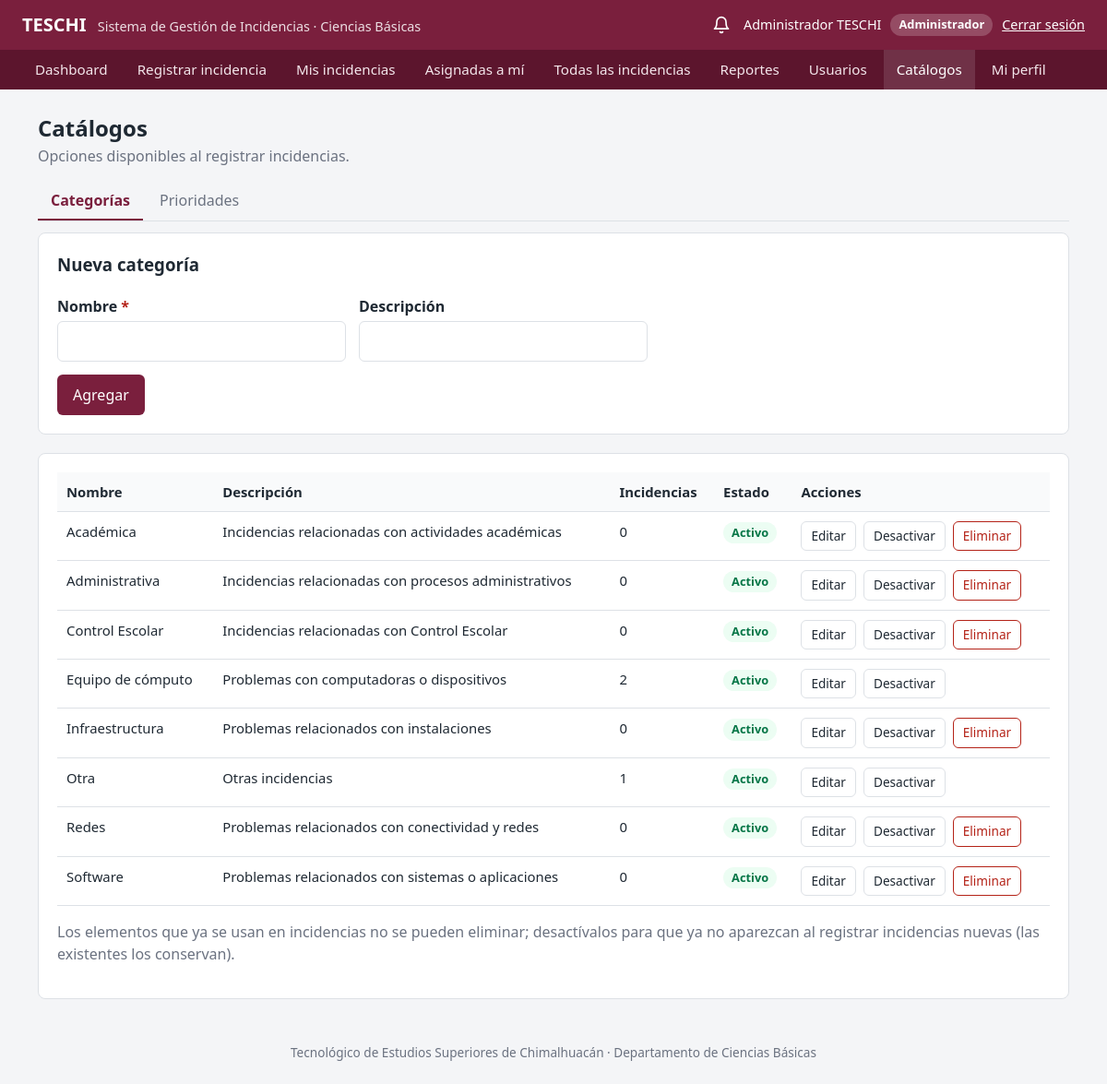
/public/catalogos.php (signed in), run on the app's committed database.
### tables this page shows
CREATE TABLE `categorias` (
  `id` int(11) NOT NULL,
  `nombre` varchar(100) NOT NULL,
  `descripcion` varchar(255) DEFAULT NULL,
  `activo` tinyint(1) DEFAULT 1
);

### app/helpers/auth.php (called while the page is built, shortened)
<?php
function e($valor)
{
    return htmlspecialchars((string) ($valor ?? ""), ENT_QUOTES, "UTF-8");
}

### app/models/Catalogo.php (called while the page is built, shortened)
<?php
class Catalogo
{
    private $conn;
    private $config;
    public function __construct($db, $catalogo)
    {
        $this->conn = $db;
        $this->config = self::CATALOGOS[$catalogo];
    }
    public function listar()
    {
        $tabla = $this->config["tabla"];
        $columna = $this->config["columna"];
        return $this->conn->query("
            SELECT
                c.*,
                (SELECT COUNT(*) FROM incidencias i WHERE i.$columna = c.id) AS incidencias
            FROM $tabla c
            ORDER BY c.activo DESC, {$this->config["orden"]}
        ")->fetchAll(PDO::FETCH_ASSOC);
    }
}

### public/catalogos.php (the view, shortened to what this page needs)
<?php
require_once "../app/helpers/auth.php";
require_once "../app/models/Catalogo.php";
$tab = ($_GET["tab"] ?? "") === "prioridades" ? "prioridades" : "categorias";
$database = new Database();
$conn = $database->conectar();
$catalogo = new Catalogo($conn, $tab);
$enEdicion = null;
$datos = [
    "nombre" => $enEdicion["nombre"] ?? "",
    "descripcion" => $enEdicion["descripcion"] ?? "",
    "nivel" => $enEdicion["nivel"] ?? "",
    "dias_atencion" => $enEdicion["dias_atencion"] ?? "3"
];
$elementos = $catalogo->listar();
require_once "../app/views/layouts/header.php";
?>
<div class="encabezado-pagina">
    <div>
        <h1>Catálogos</h1>
        <span class="texto-suave">Opciones disponibles al registrar incidencias.</span>
    </div>
</div>
<nav class="pestanas">
    <a href="catalogos.php?tab=categorias" class="<?= $tab === "categorias" ? "activo" : "" ?>">Categorías</a>
    <a href="catalogos.php?tab=prioridades" class="<?= $tab === "prioridades" ? "activo" : "" ?>">Prioridades</a>
</nav>
<section class="tarjeta">
    <h3>
        <?php if ($enEdicion): ?>
            Editar <?= $tab === "categorias" ? "categoría" : "prioridad" ?>: <?= e($enEdicion["nombre"]) ?>
        <?php else: ?>
            Nueva <?= $tab === "categorias" ? "categoría" : "prioridad" ?>
        <?php endif; ?>
    </h3>
    <form method="POST" class="formulario">
        <div class="formulario-2col">
            <div>
                <label for="nombre">Nombre <span class="requerido">*</span></label>
                <input
                    type="text"
                    id="nombre"
                    name="nombre"
                    maxlength="<?= Catalogo::CATALOGOS[$tab]["largo_nombre"] ?>"
                    value="<?= e($datos["nombre"]) ?>"
                    required
                >
            </div>
            <?php if ($tab === "categorias"): ?>
                <div>
                    <label for="descripcion">Descripción</label>
                    <input
                        type="text"
                        id="descripcion"
                        name="descripcion"
                        maxlength="255"
                        value="<?= e($datos["descripcion"]) ?>"
                    >
                </div>
            <?php endif; ?>
        </div>
        <div class="acciones">
            <button type="submit" class="btn btn-primary"><?= $enEdicion ? "Guardar cambios" : "Agregar" ?></button>
        </div>
    </form>
</section>
<section class="tarjeta">
    <div class="tabla-contenedor">
        <table class="tabla">
            <thead>
                <tr>
                    <th>Nombre</th>
                    <th><?= $tab === "categorias" ? "Descripción" : "Nivel" ?></th>
                    <th>Incidencias</th>
                    <th>Estado</th>
                    <th>Acciones</th>
                </tr>
            </thead>
            <tbody>
                <?php foreach ($elementos as $elemento): ?>
                    <tr>
                        <td>
                            <?php if ($tab === "prioridades"): ?>
                                <span class="badge <?= clasePrioridad($elemento["nombre"]) ?>"><?= e($elemento["nombre"]) ?></span>
                            <?php else: ?>
                                <?= e($elemento["nombre"]) ?>
                            <?php endif; ?>
                        </td>
                        <td>
                            <?= $tab === "categorias"
                                ? e($elemento["descripcion"] ?: "—")
                                : (int) $elemento["nivel"] ?>
                        </td>
                        <td><?= (int) $elemento["incidencias"] ?></td>
                        <td>
                            <?php if ($elemento["activo"]): ?>
                                <span class="badge badge-activo">Activo</span>
                            <?php else: ?>
                                <span class="badge badge-inactivo">Inactivo</span>
                            <?php endif; ?>
                        </td>
                        <td>
                            <div class="acciones">
                                <a
                                    href="catalogos.php?tab=<?= $tab ?>&editar=<?= (int) $elemento["id"] ?>"
                                    class="btn btn-secundario btn-sm"
                                >Editar</a>
                                <form method="POST">
                                    <button type="submit" class="btn btn-secundario btn-sm">
                                        <?= $elemento["activo"] ? "Desactivar" : "Activar" ?>
                                    </button>
                                </form>
                                <?php if ((int) $elemento["incidencias"] === 0): ?>
                                    <form
                                        method="POST"
                                        data-confirmar="¿Eliminar «<?= e($elemento["nombre"]) ?>»? Esta acción no se puede deshacer."
                                    >
                                        <button type="submit" class="btn btn-peligro btn-sm">Eliminar</button>
                                    </form>
                                <?php endif; ?>
                            </div>
                        </td>
                    </tr>
                <?php endforeach; ?>
            </tbody>
        </table>
    </div>
    <p class="texto-suave">
        Los elementos que ya se usan en incidencias no se pueden eliminar; desactívalos para que
        ya no aparezcan al registrar incidencias nuevas (las existentes los conservan).
    </p>
</section>
<?php require_once "../app/views/layouts/footer.php"; ?>

### public/css/style.css (style rules this page uses)
:root { --color-primario: #7a1f3d; --color-primario-oscuro: #5c152d; --color-fondo: #f4f5f7; --color-tarjeta: #ffffff; --color-texto: #1f2933; --color-suave: #6b7280; --color-borde: #dde1e6; --color-exito: #1e7b4d; --color-error: #b42318; --radio: 8px; }
* { box-sizing: border-box; }
body { margin: 0; font-family: "Segoe UI", Roboto, Arial, sans-serif; background: var(--color-fondo); color: var(--color-texto); line-height: 1.5; }
a { color: var(--color-primario); }
.tarjeta { background: var(--color-tarjeta); border: 1px solid var(--color-borde); border-radius: var(--radio); padding: 20px; margin-bottom: 20px; }
.tarjeta h2, .tarjeta h3 { margin-top: 0; }
.encabezado-pagina { display: flex; flex-wrap: wrap; justify-content: space-between; align-items: center; gap: 12px; margin-bottom: 16px; }
.encabezado-pagina h1 { margin: 0; font-size: 1.5rem; }
.texto-suave { color: var(--color-suave); }
.formulario { display: grid; gap: 14px; max-width: 640px; }
.formulario-2col { display: grid; grid-template-columns: repeat(auto-fit, minmax(240px, 1fr)); gap: 14px; }
label { display: block; font-weight: 600; margin-bottom: 4px; }
input[type="text"], input[type="email"], input[type="password"], input[type="tel"], input[type="search"], input[type="date"], input[type="number"], select, textarea { width: 100%; padding: 9px 11px; border: 1px solid var(--color-borde); border-radius: 6px; font: inherit; background: #fff; }
.requerido { color: var(--color-error); }
.btn { display: inline-block; padding: 9px 16px; border: 1px solid transparent; border-radius: 6px; font: inherit; cursor: pointer; text-decoration: none; text-align: center; }
.btn-primary { background: var(--color-primario); color: #fff; }
.btn-secundario { background: #fff; border-color: var(--color-borde); color: var(--color-texto); }
.btn-peligro { background: #fff; border-color: var(--color-error); color: var(--color-error); }
.btn-sm { padding: 5px 10px; font-size: 0.85rem; }
.acciones { display: flex; flex-wrap: wrap; gap: 8px; }
.tabla-contenedor { overflow-x: auto; }
table.tabla { width: 100%; border-collapse: collapse; background: var(--color-tarjeta); font-size: 0.93rem; }
.tabla th, .tabla td { padding: 10px; border-bottom: 1px solid var(--color-borde); text-align: left; vertical-align: top; }
.tabla th { background: #f9fafb; font-weight: 600; white-space: nowrap; }
.badge { display: inline-block; padding: 2px 9px; border-radius: 999px; font-size: 0.8rem; font-weight: 600; background: #eef0f3; color: #374151; white-space: nowrap; }
.badge-activo { background: #ecfdf3; color: #067647; }
.pestanas { display: flex; gap: 4px; margin-bottom: 12px; border-bottom: 1px solid var(--color-borde); }
.pestanas a { padding: 8px 14px; text-decoration: none; color: var(--color-suave); border-bottom: 2px solid transparent; }
.pestanas a.activo { color: var(--color-primario); border-bottom-color: var(--color-primario); font-weight: 600; }

### data on the page
categorias: nombre "Académica", descripcion "Incidencias relacionadas con actividades académicas", incidencias "0", activo "Activo"
categorias: nombre "Administrativa", descripcion "Incidencias relacionadas con procesos administrativos", incidencias "0", activo "Activo"
categorias: nombre "Control Escolar", descripcion "Incidencias relacionadas con Control Escolar", incidencias "0", activo "Activo"
categorias: nombre "Equipo de cómputo", descripcion "Problemas con computadoras o dispositivos", incidencias "2", activo "Activo"
categorias: nombre "Infraestructura", descripcion "Problemas relacionados con instalaciones", incidencias "0", activo "Activo"
categorias: nombre "Otra", descripcion "Otras incidencias", incidencias "1", activo "Activo"
categorias: nombre "Redes", descripcion "Problemas relacionados con conectividad y redes", incidencias "0", activo "Activo"
categorias: nombre "Software", descripcion "Problemas relacionados con sistemas o aplicaciones", incidencias "0", activo "Activo"

### other printed values
$_SESSION["nombre"] . " " . ($_SESSION["apellido_paterno"] ?? "") "Administrador TESCHI"
$_SESSION["rol"] "Administrador"
$texto "Dashboard"
$texto "Registrar incidencia"
$texto "Mis incidencias"
$texto "Asignadas a mí"
$texto "Todas las incidencias"
$texto "Reportes"
$texto "Usuarios"
$texto "Catálogos"
$texto "Mi perfil"
